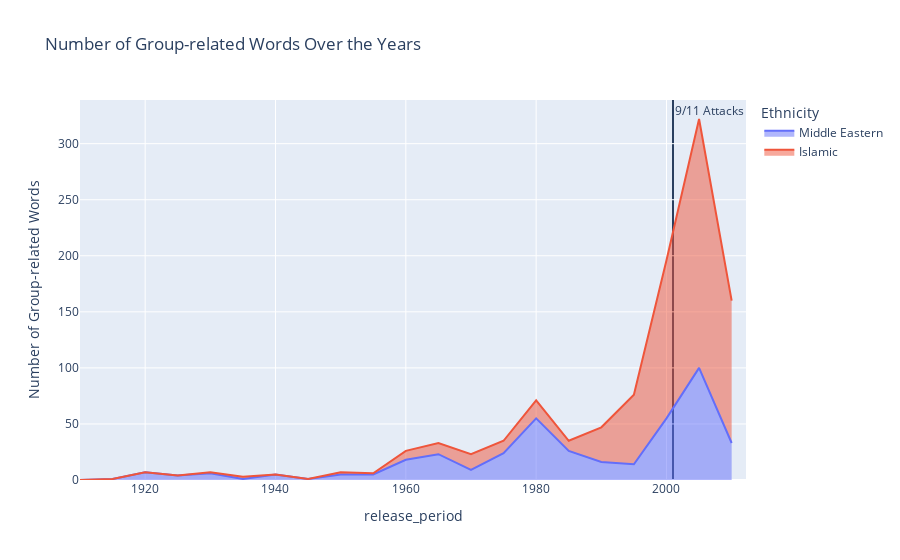

The code cell stored with this chart in its notebook:
### Code cell
ethnicities=["Middle Eastern",'Islamic']
plot_occurrences(df_sum, ethmerged, ethnicities, 5, [('2001', '2001', '9/11 Attacks')])

### Figure 1 — Plotly figure (JSON) as saved in the notebook; plotly's stock layout.template omitted (floating-point values rounded to 4 significant figures)
{"data": [{"fillpattern": {"shape": ""}, "hovertemplate": "Ethnicity=Middle Eastern<br>release_period=%{x}<br>Number of Group-related Words=%{y}<extra></extra>", "legendgroup": "Middle Eastern", "line": {"color": "#636efa"}, "marker": {"symbol": "circle"}, "mode": "lines", "name": "Middle Eastern", "orientation": "v", "showlegend": true, "stackgroup": "1", "type": "scatter", "x": [1910, 1915, 1920, 1925, 1930, 1935, 1940, 1945, 1950, 1955, 1960, 1965, 1970, 1975, 1980, 1985, 1990, 1995, 2000, 2005, 2010], "xaxis": "x", "y": [0, 1, 7, 4, 6, 1, 5, 1, 5, 5, 18, 23, 9, 24, 55, 26, 16, 14, 55, 100, 33], "yaxis": "y"}, {"fillpattern": {"shape": ""}, "hovertemplate": "Ethnicity=Islamic<br>release_period=%{x}<br>Number of Group-related Words=%{y}<extra></extra>", "legendgroup": "Islamic", "line": {"color": "#EF553B"}, "marker": {"symbol": "circle"}, "mode": "lines", "name": "Islamic", "orientation": "v", "showlegend": true, "stackgroup": "1", "type": "scatter", "x": [1910, 1915, 1920, 1925, 1930, 1935, 1940, 1945, 1950, 1955, 1960, 1965, 1970, 1975, 1980, 1985, 1990, 1995, 2000, 2005, 2010], "xaxis": "x", "y": [0, 0, 0, 0, 1, 2, 0, 0, 2, 1, 8, 10, 14, 11, 16, 9, 31, 62, 141, 222, 127], "yaxis": "y"}], "layout": {"annotations": [{"showarrow": false, "text": "9/11 Attacks", "x": "2001", "xanchor": "left", "xref": "x", "y": 1, "yanchor": "top", "yref": "y domain"}], "legend": {"title": {"text": "Ethnicity"}, "tracegroupgap": 0}, "shapes": [{"fillcolor": "rgba(255, 0, 0, 0.3)", "layer": "below", "type": "rect", "x0": "2001", "x1": "2001", "xref": "x", "y0": 0, "y1": 1, "yref": "y domain"}], "title": {"text": "Number of Group-related Words Over the Years "}, "xaxis": {"anchor": "y", "domain": [0, 1], "title": {"text": "release_period"}}, "yaxis": {"anchor": "x", "domain": [0, 1], "title": {"text": "Number of Group-related Words"}}}}
